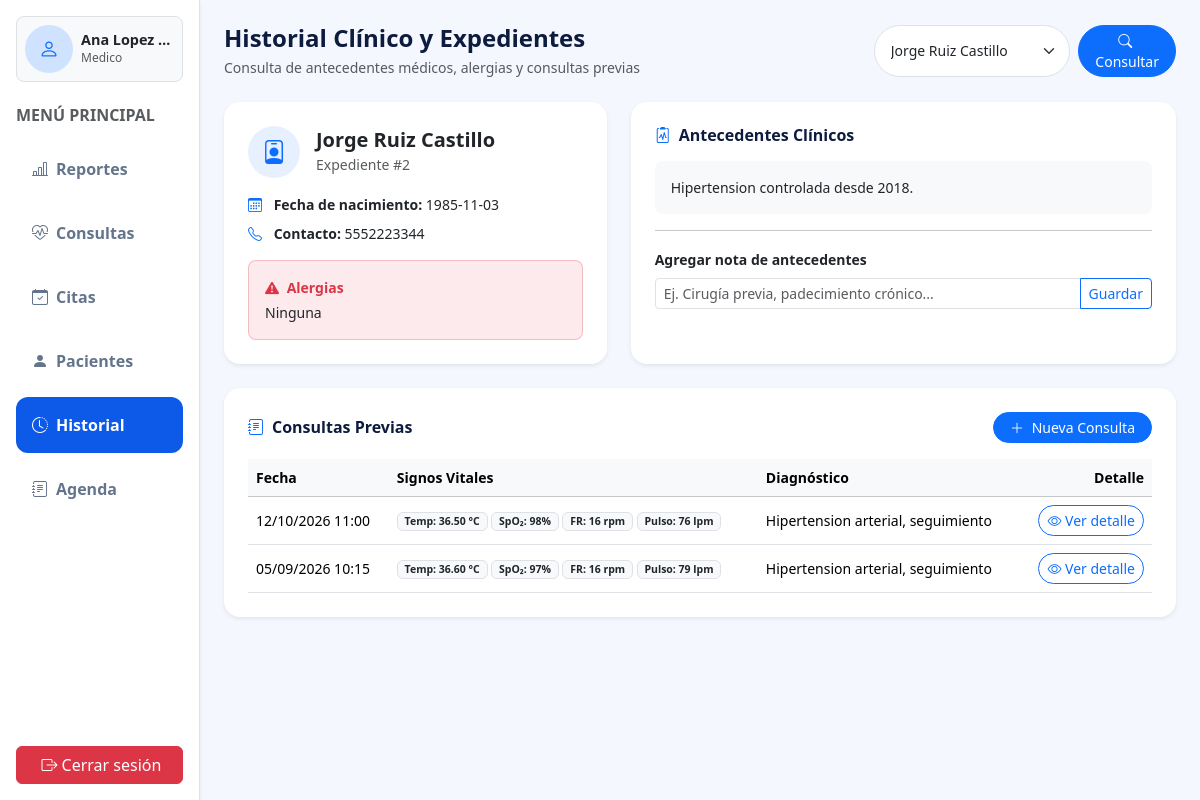
The app's page /Sistema_De_Gestion_CExp/views/historial.php?id_paciente=2 (signed in) with its own data.
### tables this page shows
CREATE TABLE IF NOT EXISTS paciente(
	id_paciente INT AUTO_INCREMENT PRIMARY KEY,
    id_medico INT NOT NULL,
	nombre VARCHAR(20) NOT NULL,
	apellido_paterno VARCHAR(20) NOT NULL,
	apellido_materno VARCHAR(20),
	fecha_nacimiento DATE NOT NULL,
	alergia TEXT,
	contacto VARCHAR(100),
    CONSTRAINT fk_medico_paciente FOREIGN KEY (id_medico) REFERENCES medico(id_medico) ON DELETE RESTRICT
);

CREATE TABLE IF NOT EXISTS antecedentes(
	id_antecedente INT AUTO_INCREMENT PRIMARY KEY,
	id_paciente int NOT NULL,
	notas TEXT NOT NULL,
	CONSTRAINT fk_paciente_antecedente FOREIGN KEY (id_paciente) REFERENCES paciente(id_paciente) ON DELETE RESTRICT
);

CREATE TABLE IF NOT EXISTS consulta(
	id_consulta INT AUTO_INCREMENT PRIMARY KEY,
	id_paciente int NOT NULL,
	id_receta int NOT NULL,
    id_cita int NULL,
    fecha DATETIME DEFAULT CURRENT_TIMESTAMP,
	temperatura decimal(4,2) NOT NULL,
	saturacion_oxigeno int NOT NULL,
	frecuencia_respiratoria int NOT NULL,
	pulso_cardiaco int NOT NULL,
	CONSTRAINT fk_paciente_consulta FOREIGN KEY (id_paciente) REFERENCES paciente(id_paciente) ON DELETE RESTRICT,
	CONSTRAINT fk_receta_consulta FOREIGN KEY (id_receta) REFERENCES receta(id_receta) ON DELETE RESTRICT,
    CONSTRAINT fk_cita_consulta FOREIGN KEY (id_cita) REFERENCES cita(id_cita) ON DELETE SET NULL
);

CREATE TABLE IF NOT EXISTS receta(
	id_receta INT AUTO_INCREMENT PRIMARY KEY,
	diagnostico text,
	fecha DATETIME DEFAULT CURRENT_TIMESTAMP
);

### Sistema_De_Gestion_CExp/views/historial.php (the view, shortened to what the rows shown need)
<?php
require_once '../controllers/consultaController.php';
if (empty($vista)) {
    require __DIR__ . '/../templatesReutilizables/template.base.php';
    return;
}
$datos_historial          = obtenerDatosHistorial($_GET['id_paciente'] ?? 0);
$paciente_actual          = $datos_historial['paciente_actual'] ?? null;
$antecedentes_paciente    = $datos_historial['antecedentes_paciente'] ?? [];
$historial_consultas      = $datos_historial['historial_consultas'] ?? [];
?>
<?php if ($paciente_actual): ?>
    <section class="row g-4 mb-4">
        <div class="col-5">
            <article class="bg-white p-4 rounded-4 shadow-sm h-100">
                <header class="d-flex align-items-center gap-3 mb-3">
                    <span class="rounded-circle d-flex align-items-center justify-content-center bg-primary bg-opacity-10 text-primary flex-shrink-0" style="width: 52px; height: 52px;">
                        <i class="bi bi-person-badge fs-4"></i>
                    </span>
                    <div>
                        <h5 class="fw-bold mb-0 text-dark">
                            <?= htmlspecialchars(trim($paciente_actual['nombre'] . ' ' . $paciente_actual['apellido_paterno'] . ' ' . $paciente_actual['apellido_materno'])) ?>
                        </h5>
                        <small class="text-muted">Expediente #<?= (int)$paciente_actual['id_paciente'] ?></small>
                    </div>
                </header>
                <ul class="list-unstyled small mb-3">
                    <li class="mb-2">
                        <i class="bi bi-calendar3 text-primary me-2"></i>
                        <strong>Fecha de nacimiento:</strong> <?= htmlspecialchars($paciente_actual['fecha_nacimiento']) ?>
                    </li>
                    <li class="mb-2">
                        <i class="bi bi-telephone text-primary me-2"></i>
                        <strong>Contacto:</strong> <?= htmlspecialchars($paciente_actual['contacto']) ?>
                    </li>
                </ul>
                <aside class="p-3 rounded-3 bg-danger bg-opacity-10 border border-danger border-opacity-25">
                    <strong class="d-block small fw-semibold text-danger mb-1">
                        <i class="bi bi-exclamation-triangle-fill me-1"></i> Alergias
                    </strong>
                    <p class="small text-dark mb-0">
                        <?= htmlspecialchars(!empty($paciente_actual['alergia']) ? $paciente_actual['alergia'] : 'Ninguna registrada') ?>
                    </p>
                </aside>
            </article>
        </div>
        <div class="col-7">
            <section class="bg-white p-4 rounded-4 shadow-sm h-100">
                <header class="d-flex justify-content-between align-items-center mb-3">
                    <h6 class="fw-bold mb-0" style="color: #0d1b3e;">
                        <i class="bi bi-clipboard2-pulse text-primary me-2"></i>Antecedentes Clínicos
                    </h6>
                </header>
                <?php if (empty($antecedentes_paciente)): ?>
                    <p class="text-muted small mb-0">No hay notas de antecedentes registradas para este paciente.</p>
                <?php else: ?>
                    <?php foreach ($antecedentes_paciente as $ant): ?>
                        <article class="p-3 rounded-3 bg-light mb-2 small">
                            <?= nl2br(htmlspecialchars($ant['notas'])) ?>
                        </article>
                    <?php endforeach; ?>
                <?php endif; ?>
                <hr class="my-3">
                <form action="../controllers/pacienteController.php" method="POST">
                    <label for="notas" class="form-label small fw-semibold">Agregar nota de antecedentes</label>
                    <div class="input-group">
                        <input type="text" id="notas" name="notas" class="form-control form-control-sm" placeholder="Ej. Cirugía previa, padecimiento crónico..." required>
                        <button type="submit" class="btn btn-outline-primary btn-sm">Guardar</button>
                    </div>
                </form>
            </section>
        </div>
    </section>
    <section class="bg-white p-4 rounded-4 shadow-sm">
        <header class="d-flex justify-content-between align-items-center mb-3">
            <h6 class="fw-bold mb-0" style="color: #0d1b3e;">
                <i class="bi bi-journal-text text-primary me-2"></i>Consultas Previas
            </h6>
            <a href="consultas.php?id_paciente=<?= (int)$paciente_actual['id_paciente'] ?>" class="btn btn-primary btn-sm rounded-pill px-3">
                <i class="bi bi-plus-lg me-1"></i> Nueva Consulta
            </a>
        </header>
        <div class="table-responsive">
            <table class="table table-hover align-middle mb-0">
                <thead class="table-light small">
                    <tr>
                        <th>Fecha</th>
                        <th>Signos Vitales</th>
                        <th>Diagnóstico</th>
                        <th class="text-end">Detalle</th>
                    </tr>
                </thead>
                <tbody>
                    <?php if (empty($historial_consultas)): ?>
                        <tr>
                            <td colspan="4" class="text-center text-muted py-4">Este paciente aún no tiene consultas registradas.</td>
                        </tr>
                    <?php else: ?>
                        <?php foreach ($historial_consultas as $cons): ?>
                            <tr>
                                <td class="small text-nowrap"><time><?= htmlspecialchars(date('d/m/Y H:i', strtotime($cons['fecha']))) ?></time></td>
                                <td class="small">
                                    <span class="badge bg-light text-dark border">Temp: <?= htmlspecialchars($cons['temperatura']) ?> °C</span>
                                    <span class="badge bg-light text-dark border">SpO₂: <?= (int)$cons['saturacion_oxigeno'] ?>%</span>
                                    <span class="badge bg-light text-dark border">FR: <?= (int)$cons['frecuencia_respiratoria'] ?> rpm</span>
                                    <span class="badge bg-light text-dark border">Pulso: <?= (int)$cons['pulso_cardiaco'] ?> lpm</span>
                                </td>
                                <td class="small"><?= htmlspecialchars($cons['diagnostico']) ?></td>
                                <td class="text-end">
                                    <button type="button" class="btn btn-sm btn-outline-primary rounded-pill" data-bs-toggle="modal" data-bs-target="#modalHistorial<?= (int)$cons['id_consulta'] ?>">
                                        <i class="bi bi-eye"></i> Ver detalle
                                    </button>
                                </td>
                            </tr>
                        <?php endforeach; ?>
                    <?php endif; ?>
                </tbody>
            </table>
        </div>
    </section>
<?php else: ?>
    <div class="alert alert-info rounded-4">No hay pacientes registrados para consultar su historial.</div>
<?php endif; ?>

### records on screen
paciente: id_paciente "2", fecha_nacimiento "1985-11-03"
antecedentes: notas "Hipertension controlada desde 2018."
consulta: fecha "12/10/2026 11:00", temperatura "36.50", saturacion_oxigeno "98", frecuencia_respiratoria "16", pulso_cardiaco "76", id_receta.diagnostico "Hipertension arterial, seguimiento"
consulta: fecha "05/09/2026 10:15", temperatura "36.60", saturacion_oxigeno "97", frecuencia_respiratoria "16", pulso_cardiaco "79", id_receta.diagnostico "Hipertension arterial, seguimiento"

### other values on screen
$nombre_usuario_sesion "Ana Lopez…"
$rol_usuario_sesion "Medico"
$paciente_actual['contacto'] "5552223344"
form field id_paciente "Jorge Ruiz Castillo"
